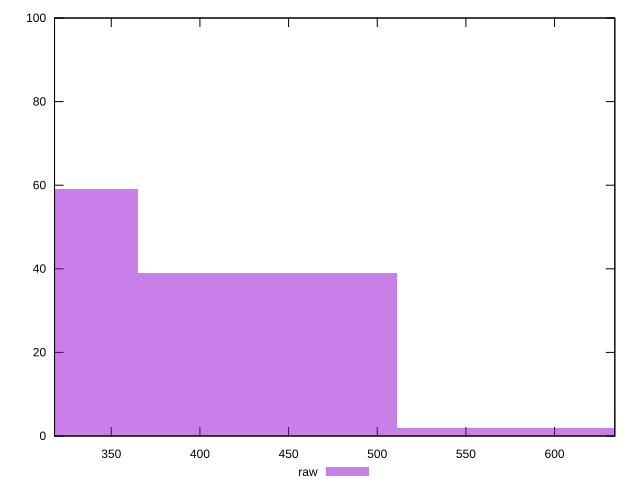

The script that saved this image:
reset

$raw <<EOF
584.0159489110519 2
292.0079744555259 59
438.01196168328886 39
EOF

set key outside below
set boxwidth 146.00398722776296
set xrange [318:634]
set yrange [0:100]
set trange [0:100]
set style fill transparent solid 0.5 noborder
set terminal svg size 640, 490 enhanced background rgb 'white'
set output "report_00018_2021-02-10T15-25-16.877Z/render-blocking-resources/samples/pages+cached+noadtech+nomedia/raw/histogram.svg"

plot $raw title "raw" with boxes

reset
